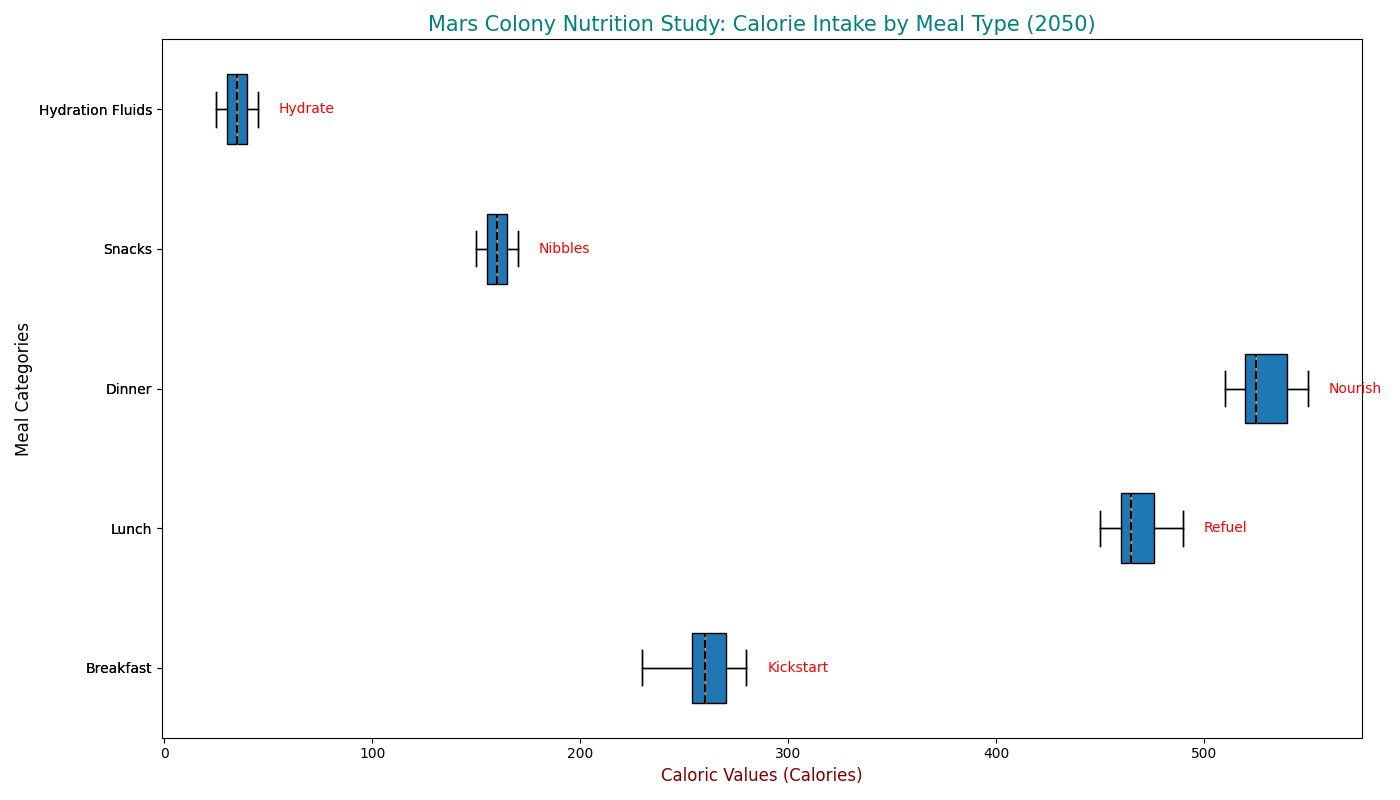

Generate this figure with Python:
import matplotlib.pyplot as plt

meal_types = ['Breakfast', 'Lunch', 'Dinner', 'Snacks', 'Hydration Fluids']
calorie_intake = [
    [230, 250, 245, 270, 260, 255, 240, 255, 250, 265, 270, 275, 280, 260, 245, 250, 230, 255, 260, 250, 265, 270, 270, 255, 250, 275, 260, 265, 250, 255, 260, 270, 270, 275, 280, 260, 255, 270, 265, 250, 255, 270, 270, 275, 250, 255, 270, 265, 275, 280, 255, 260],
    [460, 470, 450, 480, 490, 475, 465, 460, 450, 480, 490, 475, 465, 460, 450, 490, 480, 475, 460, 450, 460, 475, 480, 465, 460, 475, 480, 490, 450, 460, 475, 460, 475, 450, 480, 465, 475, 480, 460, 450, 460, 480, 470, 465, 455, 470, 450, 480, 455, 465, 470, 460],
    [520, 530, 510, 540, 550, 525, 515, 520, 510, 540, 550, 525, 515, 520, 510, 550, 540, 525, 520, 510, 520, 535, 540, 525, 520, 535, 540, 550, 510, 520, 535, 520, 535, 510, 545, 525, 540, 535, 520, 510, 520, 540, 530, 525, 515, 540, 510, 540, 515, 525, 530, 520],
    [150, 160, 155, 170, 165, 160, 155, 160, 155, 165, 170, 165, 160, 155, 150, 165, 170, 155, 150, 160, 155, 165, 170, 155, 150, 165, 160, 165, 155, 150, 165, 155, 165, 150, 170, 155, 165, 160, 155, 150, 160, 170, 165, 155, 150, 170, 155, 165, 150, 155, 160, 150],
    [30, 35, 25, 40, 45, 35, 30, 32, 28, 42, 40, 35, 32, 30, 25, 40, 45, 35, 32, 28, 32, 35, 40, 35, 30, 35, 45, 40, 32, 30, 35, 32, 35, 25, 40, 35, 38, 40, 32, 30, 35, 40, 35, 32, 30, 40, 25, 40, 35, 32, 30, 28]
]

fig, ax = plt.subplots(figsize=(14, 8))

boxplot = ax.boxplot(calorie_intake, vert=False, patch_artist=True, labels=meal_types)

colors = ['#5F9EA0', '#FFD700', '#008080', '#8A2BE2', '#FF4500']
for patch, color in zip(boxplot['boxes'], colors):
    patch.set_facecolor(color)

medianprops = dict(linestyle='--', linewidth=1.5, color='black')
ax.boxplot(calorie_intake, vert=False, patch_artist=True, labels=meal_types, 
           medianprops=medianprops)

plt.title('Mars Colony Nutrition Study: Calorie Intake by Meal Type (2050)', fontsize=15, color='teal')
plt.ylabel('Meal Categories', fontsize=12)
plt.xlabel('Caloric Values (Calories)', fontsize=12, color='maroon')

ax.xaxis.grid(False)

annotations = ["Kickstart", "Refuel", "Nourish", "Nibbles", "Hydrate"]
for i, annotation in enumerate(annotations):
    ax.text(max(calorie_intake[i]) + 10, i + 1, annotation, ha='left', va='center', fontsize=10, color='red')

for box in boxplot['boxes']:
    box.set(linewidth=0)

plt.tight_layout()
plt.show()
